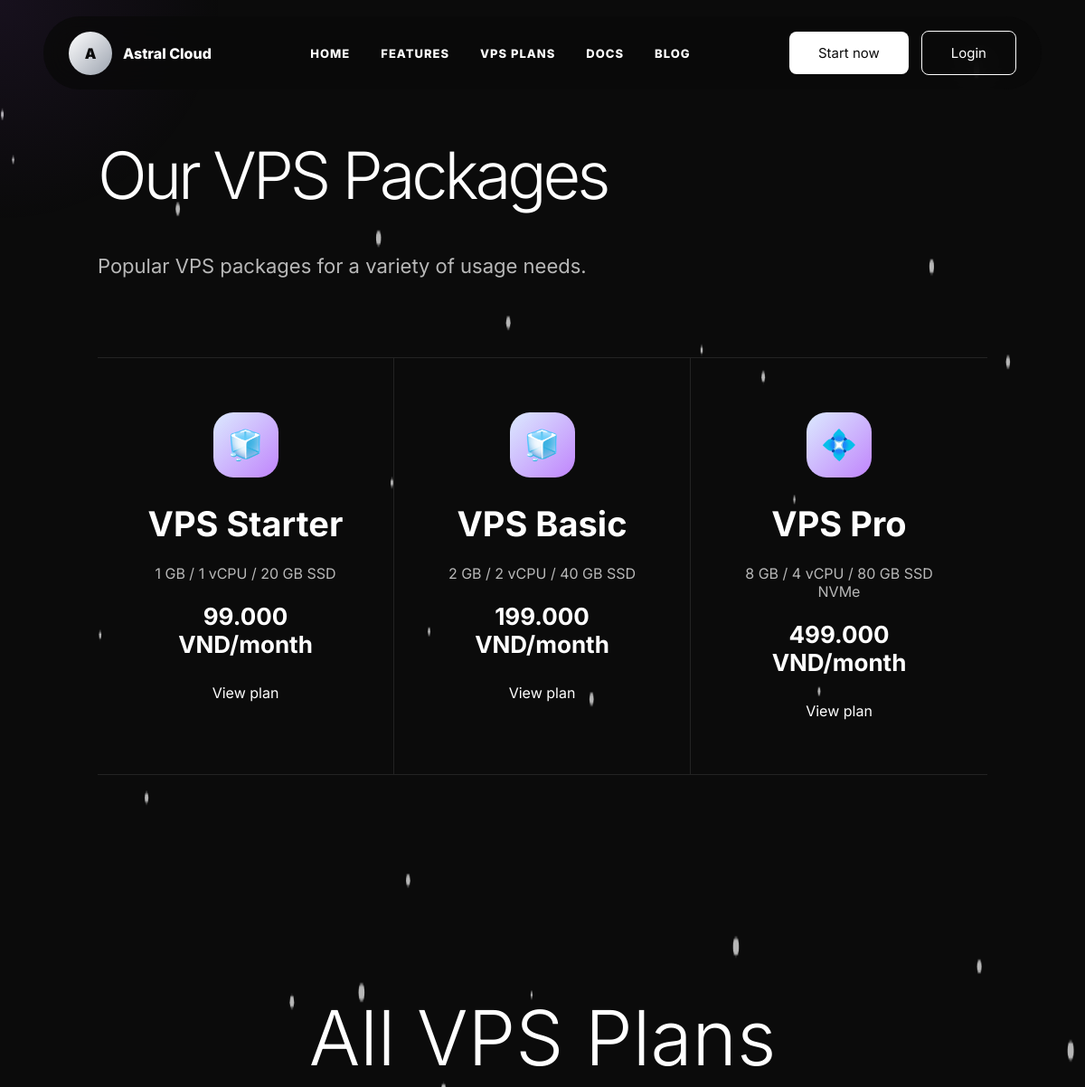
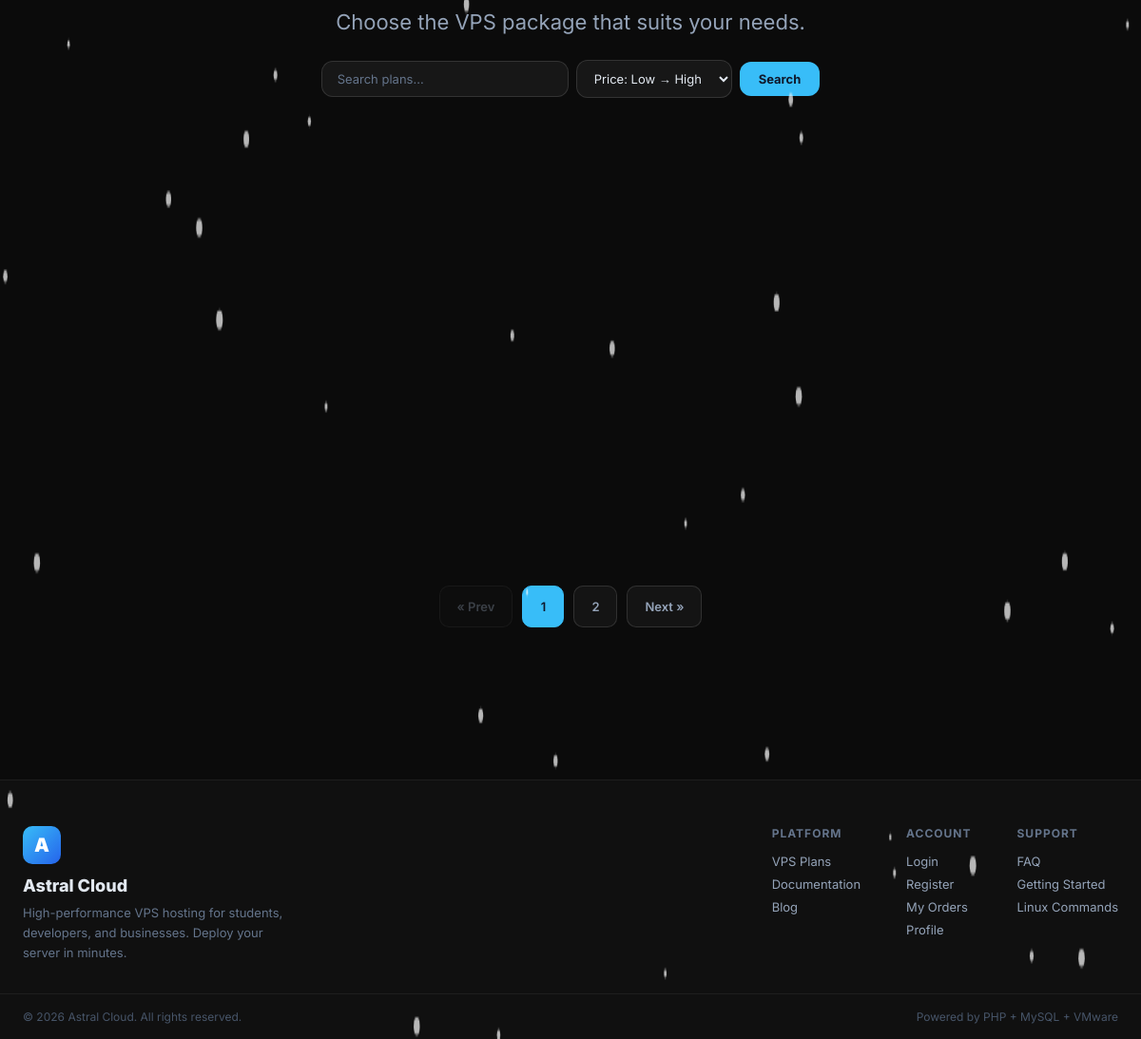
The app's page /plans with its own data (2 pictures, top to bottom).
### tables this page shows
CREATE TABLE products (
    id            INT UNSIGNED AUTO_INCREMENT PRIMARY KEY,
    name          VARCHAR(150)  NOT NULL,                         
    slug          VARCHAR(200)  NOT NULL UNIQUE,                  
    description   TEXT          DEFAULT NULL,
     
    cpu           VARCHAR(50)   NOT NULL,                         
    ram           VARCHAR(50)   NOT NULL,                         
    storage       VARCHAR(50)   NOT NULL,                         
    bandwidth     VARCHAR(50)   NOT NULL,                         
    os_options    VARCHAR(255)  DEFAULT NULL,                     
     
    price         DECIMAL(15,2) NOT NULL,                         
    stock         INT           NOT NULL DEFAULT 100,             
    image         VARCHAR(255)  DEFAULT 'default_product.png',
     
    is_active     TINYINT(1)    NOT NULL DEFAULT 1,               
    created_by    INT UNSIGNED  DEFAULT NULL,                     
    created_at    TIMESTAMP     NOT NULL DEFAULT CURRENT_TIMESTAMP,
    updated_at    TIMESTAMP     NOT NULL DEFAULT CURRENT_TIMESTAMP ON UPDATE CURRENT_TIMESTAMP,

    FOREIGN KEY (created_by) REFERENCES users(id) ON DELETE SET NULL,
    INDEX idx_is_active (is_active),
    INDEX idx_price (price),
    INDEX idx_slug (slug)
);

### src/app/Core/Response.php (called while the page is built, shortened)
<?php
class Response
{
    public function render(string $view, array $data = []): void
    {
        extract($data);
        require __DIR__ . '/../../Views/layouts/header.php';
        require __DIR__ . "/../../Views/{$view}.php";
        require __DIR__ . '/../../Views/layouts/footer.php';
    }
}

### src/index.php (called while the page is built, shortened)
<?php
    $_response = new Response();
    function view(string $view, array $data = []): void {
        global $_response;
        $_response->render($view, $data);
    }
    $router = new Router();
    $router->get('/',           \App\Controllers\ProductController::class, 'index');
    $router->get('/plans',      \App\Controllers\ProductController::class, 'plans');
    $router->get('/product',    \App\Controllers\ProductController::class, 'detail');
    $router->get('/blog',       \App\Controllers\ProductController::class, 'blog');
    $router->get('/docs',       \App\Controllers\ProductController::class, 'docs');
    $router->get('/api/health', \App\Controllers\HealthController::class, 'index');
    $router->get('/login',      \App\Controllers\AuthController::class, 'login');
    $router->post('/login',     \App\Controllers\AuthController::class, 'login');
    $router->get('/register',   \App\Controllers\AuthController::class, 'register');
    $router->post('/register',  \App\Controllers\AuthController::class, 'register');
    $router->get('/logout',     \App\Controllers\AuthController::class, 'logout');
    $router->get('/verify',     \App\Controllers\AuthController::class, 'verify');
    $router->get('/verify-otp', \App\Controllers\AuthController::class, 'showOtpForm');
    $router->post('/verify-otp',\App\Controllers\AuthController::class, 'showOtpForm');
    $router->get('/forgot-password',    \App\Controllers\PasswordResetController::class, 'forgot');
    $router->post('/forgot-password',   \App\Controllers\PasswordResetController::class, 'forgot');
    $router->get('/reset-password',     \App\Controllers\PasswordResetController::class, 'reset');
    $router->post('/reset-password',    \App\Controllers\PasswordResetController::class, 'reset');
    $router->get('/mfa-verify',     \App\Controllers\AuthController::class, 'mfaVerify');
    $router->post('/mfa-verify',    \App\Controllers\AuthController::class, 'mfaVerify');
    $router->get('/mfa-setup',      \App\Controllers\ProfileController::class, 'setupMfa');
    $router->post('/mfa-setup',     \App\Controllers\ProfileController::class, 'setupMfa');
    $router->get('/cart',           \App\Controllers\CartController::class, 'index');
    $router->post('/cart/add',      \App\Controllers\CartController::class, 'add');
    $router->post('/cart/remove',   \App\Controllers\CartController::class, 'remove');
    $router->post('/cart/update',   \App\Controllers\CartController::class, 'update');
    $router->get('/cart/count',     \App\Controllers\CartController::class, 'count');
    $router->get('/checkout',       \App\Controllers\CheckoutController::class, 'index');
    $router->post('/checkout/place-order',      \App\Controllers\CheckoutController::class, 'placeOrder');
    $router->get('/checkout/place-order',       \App\Controllers\CheckoutController::class, 'placeOrderGet');
    $router->get('/checkout/success',           \App\Controllers\CheckoutController::class, 'success');
    $router->post('/checkout/validate-voucher', \App\Controllers\CheckoutController::class, 'validateVoucher');
    $router->get('/payment/vnpay-return',   \App\Controllers\PaymentController::class, 'vnpayReturn');
    $router->get('/payment/vnpay-ipn',      \App\Controllers\PaymentController::class, 'vnpayIpn');
    $router->get('/orders',             \App\Controllers\OrderController::class, 'index');
    $router->get('/orders/invoice',     \App\Controllers\OrderController::class, 'invoice');
    $router->post('/orders/cancel',     \App\Controllers\OrderController::class, 'cancel');
    $router->post('/service/stop',      \App\Controllers\ServiceController::class, 'stop');
    $router->post('/service/start',     \App\Controllers\ServiceController::class, 'start');
    $router->post('/service/restart',   \App\Controllers\ServiceController::class, 'restart');
    $router->post('/service/rebuild',   \App\Controllers\ServiceController::class, 'rebuild');
    $router->get('/inbox',              \App\Controllers\InboxController::class, 'index');
    $router->post('/inbox/read',        \App\Controllers\InboxController::class, 'markRead');
    $router->get('/profile',            \App\Controllers\ProfileController::class, 'index');
    $router->post('/profile/update',    \App\Controllers\ProfileController::class, 'update');
    $router->get('/console',            \App\Controllers\ConsoleController::class, 'index');
    $router->get('/admin/orders',           \App\Controllers\AdminOrderController::class, 'index');
    $router->get('/admin/orders/invoice',   \App\Controllers\AdminOrderController::class, 'invoice');
    $router->post('/admin/orders/update',   \App\Controllers\AdminOrderController::class, 'update');
    $router->get('/admin/products',         \App\Controllers\AdminProductController::class, 'index');
    $router->post('/admin/products/store',  \App\Controllers\AdminProductController::class, 'store');
    $router->post('/admin/products/update', \App\Controllers\AdminProductController::class, 'update');
    $router->post('/admin/products/toggle', \App\Controllers\AdminProductController::class, 'toggle');
    $router->get('/admin',                  \App\Controllers\AdminDashboardController::class, 'index');
    $router->get('/admin/dashboard',        \App\Controllers\AdminDashboardController::class, 'index');
    $router->get('/admin/users',            \App\Controllers\AdminUserController::class, 'index');
    $router->post('/admin/users/toggle-lock', \App\Controllers\AdminUserController::class, 'toggleLock');
    $router->get('/admin/vouchers',         \App\Controllers\AdminVoucherController::class, 'index');
    $router->post('/admin/vouchers/store',  \App\Controllers\AdminVoucherController::class, 'store');
    $router->post('/admin/vouchers/toggle', \App\Controllers\AdminVoucherController::class, 'toggle');
    $router->get('/admin/reviews',          \App\Controllers\AdminReviewController::class, 'index');
    $router->post('/admin/reviews/toggle',   \App\Controllers\AdminReviewController::class, 'toggle');
    $router->get('/admin/emails',           \App\Controllers\AdminEmailController::class, 'index');
    $router->post('/admin/emails/send',     \App\Controllers\AdminEmailController::class, 'send');
    $router->get('/admin/audit-logs',      \App\Controllers\AdminAuditLogController::class, 'index');
    $router->post('/review/submit',        \App\Controllers\ReviewController::class, 'submit');
    $router->dispatch();

### src/Controllers/ProductController.php (called while the page is built, shortened)
<?php
class ProductController extends Controller {
    public function plans(): void {
        $perPage = 3;
        $page    = max(1, (int) ($_GET['page'] ?? 1));
        $search  = trim($_GET['search'] ?? '');
        $sort    = $_GET['sort'] ?? 'price_asc';
        $allPlans = Product::getFiltered($search, $sort);
        $totalPages = (int) ceil(count($allPlans) / $perPage);
        $page = min($page, $totalPages ?: 1);
        $offset = ($page - 1) * $perPage;
        $vps_plans = array_slice($allPlans, $offset, $perPage);
        $product_reviews = [];
        foreach ($vps_plans as $plan) {
            $product_reviews[$plan['id']] = Review::getByProduct((int) $plan['id']);
        }
        $can_review = [];
        view('plans/index', [
            'vps_plans'       => $vps_plans,
            'featured_plans'  => array_slice(Product::getFiltered(), 0, 3),
            'product_reviews' => $product_reviews,
            'can_review'      => $can_review,
            'page'            => $page,
            'total_pages'     => $totalPages,
            'search'          => $search,
            'sort'            => $sort,
            'css'             => ['products'],
            'title'           => 'VPS Plans | Astral Cloud',
        ]);
    }
}

### src/Models/Product.php (called while the page is built, shortened)
<?php
class Product {
    public static function getFiltered(string $search = '', string $sort = 'price_asc'): array {
        $pdo = Database::getConnection();
        $where  = ['is_active = 1'];
        $params = [];
        $sortMap = [
            'price_asc'  => 'price ASC',
            'price_desc' => 'price DESC',
            'rating'     => 'id ASC',
            'name'       => 'name ASC',
        ];
        $orderBy = $sortMap[$sort] ?? 'price ASC';
        $whereClause = implode(' AND ', $where);
        $sql = "SELECT * FROM products WHERE {$whereClause} ORDER BY {$orderBy}";
        $stmt = $pdo->prepare($sql);
        $stmt->execute($params);
        $results = $stmt->fetchAll();
        return $results;
    }
}

### src/Views/plans/index.php (the view, shortened to what this page needs)
<canvas id="particleCanvas" style="position:fixed;top:0;left:0;width:100%;height:100%;z-index:0;pointer-events:none;"></canvas>
<script>
(function() {
    var canvas = document.getElementById('particleCanvas');
    var ctx = canvas.getContext('2d');
    var particles = [];
    var mouse = { x: -1000, y: -1000 };
    var PARTICLE_COUNT = 60;
    var CONNECT_DIST = 140;
    var LINE_COLOR = 'rgba(255, 255, 255, 0.18)';
    var PARTICLE_COLOR = 'rgba(255, 255, 255, 0.7)';
    function resize() {
        canvas.width = window.innerWidth;
        canvas.height = window.innerHeight;
    }
    resize();
    window.addEventListener('resize', resize);
    document.addEventListener('mousemove', function(e) {
        mouse.x = e.clientX;
        mouse.y = e.clientY;
    });
    function Particle() {
        this.x = Math.random() * canvas.width;
        this.y = Math.random() * canvas.height;
        this.vx = (Math.random() - 0.5) * 0.6;
        this.vy = (Math.random() - 0.5) * 0.6;
        this.radius = Math.random() * 2.5 + 1;
    }
    Particle.prototype.update = function() {
        this.x += this.vx;
        this.y += this.vy;
        if (this.x < 0 || this.x > canvas.width) this.vx *= -1;
        if (this.y < 0 || this.y > canvas.height) this.vy *= -1;
        this.vx += (Math.random() - 0.5) * 0.03;
        this.vy += (Math.random() - 0.5) * 0.03;
        var speed = Math.sqrt(this.vx * this.vx + this.vy * this.vy);
        var maxSpeed = 1.0;
        if (speed > maxSpeed) { this.vx *= maxSpeed / speed; this.vy *= maxSpeed / speed; }
    };
    for (var i = 0; i < PARTICLE_COUNT; i++) {
        particles.push(new Particle());
    }
    function draw() {
        ctx.clearRect(0, 0, canvas.width, canvas.height);
        for (var i = 0; i < particles.length; i++) {
            var p = particles[i];
            p.update();
            ctx.beginPath();
            ctx.arc(p.x, p.y, p.radius, 0, Math.PI * 2);
            ctx.fillStyle = PARTICLE_COLOR;
            ctx.fill();
            var dx = mouse.x - p.x;
            var dy = mouse.y - p.y;
            var dist = Math.sqrt(dx * dx + dy * dy);
            if (dist < CONNECT_DIST) {
                var alpha = 1 - (dist / CONNECT_DIST);
                ctx.beginPath();
                ctx.moveTo(mouse.x, mouse.y);
                ctx.lineTo(p.x, p.y);
                ctx.strokeStyle = 'rgba(125,211,252,' + (alpha * 0.25).toFixed(2) + ')';
                ctx.lineWidth = 1;
                ctx.stroke();
            }
        }
        requestAnimationFrame(draw);
    }
    draw();
})();
</script>
<section id="features" class="page-section package-section">
    <h2>Our VPS Packages</h2>
    <p>Popular VPS packages for a variety of usage needs.</p>
    <div class="package-grid">
        <?php foreach ($featured_plans as $plan): ?>
            <div class="package-card">
                <div class="package-icon">
                    <?php
                    $icon = str_contains(strtolower($plan['name']), 'starter') ? '🧊'
                        : (str_contains(strtolower($plan['name']), 'basic') ? '🧊'
                        : (str_contains(strtolower($plan['name']), 'pro') ? '💠'
                        : (str_contains(strtolower($plan['name']), 'gaming') ? '🎮'
                        : (str_contains(strtolower($plan['name']), 'business') ? '🔷'
                        : (str_contains(strtolower($plan['name']), 'enterprise') ? '⚡' : '🖥')))));
                    ?>
                    <?= $icon ?>
                </div>
                <h3><?= htmlspecialchars($plan['name']) ?></h3>
                <p><?= htmlspecialchars($plan['ram']) ?> / <?= htmlspecialchars($plan['cpu']) ?> / <?= htmlspecialchars($plan['storage']) ?></p>
                <strong><?= number_format($plan['price'], 0, ',', '.') ?> VND/month</strong>
                <a href="/product?slug=<?= urlencode($plan['slug']) ?>">View plan</a>
            </div>
        <?php endforeach; ?>
    </div>
</section>
<section id="plans" class="products-section">
    <h1>All VPS Plans</h1>
    <p>Choose the VPS package that suits your needs.</p>
    <div class="plans-controls">
        <form method="GET" action="/plans#plans" class="plans-search-form">
            <input type="text" name="search" placeholder="Search plans..." value="<?= htmlspecialchars($search) ?>" class="plans-search-input">
            <select name="sort" class="plans-sort-select" onchange="this.form.submit()">
                <option value="price_asc" <?= $sort === 'price_asc' ? 'selected' : '' ?>>Price: Low → High</option>
            </select>
            <button type="submit" class="plans-search-btn">Search</button>
        </form>
    </div>
    <?php if (empty($vps_plans)): ?>
        <p style="text-align:center;color:#6b7280;padding:40px;">No VPS plans match your search.</p>
    <?php else: ?>
    <div class="vps-grid">
    </div>
    <?php endif; ?>
    <?php
    $queryParams = '';
    ?>
    <?php if ($total_pages > 1): ?>
    <div class="pagination">
        <?php if ($page > 1): ?>
            <a href="/plans?page=<?= $page - 1 ?><?= $queryParams ?>#plans" class="pagination-btn">&laquo; Prev</a>
        <?php else: ?>
            <span class="pagination-btn disabled">&laquo; Prev</span>
        <?php endif; ?>
        <?php for ($i = 1; $i <= $total_pages; $i++): ?>
            <?php if ($i === $page): ?>
                <span class="pagination-btn active"><?= $i ?></span>
            <?php else: ?>
                <a href="/plans?page=<?= $i ?><?= $queryParams ?>#plans" class="pagination-btn"><?= $i ?></a>
            <?php endif; ?>
        <?php endfor; ?>
        <?php if ($page < $total_pages): ?>
            <a href="/plans?page=<?= $page + 1 ?><?= $queryParams ?>#plans" class="pagination-btn">Next &raquo;</a>
        <?php else: ?>
            <span class="pagination-btn disabled">Next &raquo;</span>
        <?php endif; ?>
    </div>
    <?php endif; ?>
</section>

### records on screen
products: name "🧊", name "VPS Starter", ram "1 GB", cpu "1 vCPU", storage "20 GB SSD", price "99.000"
products: name "🧊", name "VPS Basic", ram "2 GB", cpu "2 vCPU", storage "40 GB SSD", price "199.000"
products: name "💠", name "VPS Pro", ram "8 GB", cpu "4 vCPU", storage "80 GB SSD NVMe", price "499.000"
